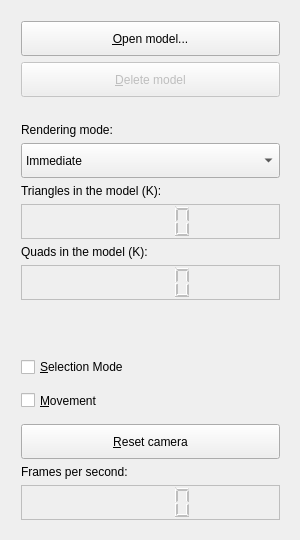
       <widget class="QWidget" name="mainTab">
        <attribute name="title">
         <string>Main</string>
        </attribute>
        <widget class="QWidget" name="verticalLayoutWidget_6">
         <property name="geometry">
          <rect>
           <x>10</x>
           <y>10</y>
           <width>281</width>
           <height>521</height>
          </rect>
         </property>
         <layout class="QVBoxLayout" name="submenuContainer" stretch="0,0,0,0,0,0,0,0,0,0,0,0,0,0,0">
          <property name="sizeConstraint">
           <enum>QLayout::SetMaximumSize</enum>
          </property>
          <property name="margin">
           <number>11</number>
          </property>
          <item>
           <widget class="QPushButton" name="openModelButton">
            <property name="sizePolicy">
             <sizepolicy hsizetype="Minimum" vsizetype="Minimum">
              <horstretch>0</horstretch>
              <verstretch>0</verstretch>
             </sizepolicy>
            </property>
            <property name="minimumSize">
             <size>
              <width>0</width>
              <height>35</height>
             </size>
            </property>
            <property name="cursor">
             <cursorShape>PointingHandCursor</cursorShape>
            </property>
            <property name="text">
             <string>&amp;Open model...</string>
            </property>
           </widget>
          </item>
          <item>
           <widget class="QPushButton" name="deleteModelButton">
            <property name="enabled">
             <bool>false</bool>
            </property>
            <property name="minimumSize">
             <size>
              <width>0</width>
              <height>35</height>
             </size>
            </property>
            <property name="cursor">
             <cursorShape>PointingHandCursor</cursorShape>
            </property>
            <property name="text">
             <string>&amp;Delete model</string>
            </property>
           </widget>
          </item>
          <item>
           <spacer name="verticalSpacer">
            <property name="orientation">
             <enum>Qt::Vertical</enum>
            </property>
            <property name="sizeType">
             <enum>QSizePolicy::Minimum</enum>
            </property>
            <property name="sizeHint" stdset="0">
             <size>
              <width>20</width>
              <height>20</height>
             </size>
            </property>
           </spacer>
          </item>
          <item>
           <widget class="QLabel" name="renderingModeLabel">
            <property name="text">
             <string>Rendering mode:</string>
            </property>
           </widget>
          </item>
          <item>
           <widget class="QComboBox" name="renderingModeSelector">
            <property name="sizePolicy">
             <sizepolicy hsizetype="Minimum" vsizetype="Minimum">
              <horstretch>0</horstretch>
              <verstretch>0</verstretch>
             </sizepolicy>
            </property>
            <property name="minimumSize">
             <size>
              <width>0</width>
              <height>35</height>
             </size>
            </property>
            <property name="cursor">
             <cursorShape>PointingHandCursor</cursorShape>
            </property>
            <property name="currentIndex">
             <number>0</number>
            </property>
            <property name="maxVisibleItems">
             <number>3</number>
            </property>
            <item>
             <property name="text">
              <string>Immediate</string>
             </property>
            </item>
            <item>
             <property name="text">
              <string>Display List</string>
             </property>
            </item>
            <item>
             <property name="text">
              <string>Vertex Arrays</string>
             </property>
            </item>
           </widget>
          </item>
          <item>
           <widget class="QLabel" name="trianglesLabel">
            <property name="text">
             <string>Triangles in the model (K):</string>
            </property>
           </widget>
          </item>
          <item>
           <widget class="QLCDNumber" name="trianglesLCD">
            <property name="enabled">
             <bool>false</bool>
            </property>
            <property name="minimumSize">
             <size>
              <width>0</width>
              <height>35</height>
             </size>
            </property>
            <property name="font">
             <font>
              <pointsize>6</pointsize>
             </font>
            </property>
            <property name="frameShadow">
             <enum>QFrame::Plain</enum>
            </property>
            <property name="segmentStyle">
             <enum>QLCDNumber::Filled</enum>
            </property>
           </widget>
          </item>
          <item>
           <widget class="QLabel" name="quadsLabel">
            <property name="text">
             <string>Quads in the model (K):</string>
            </property>
           </widget>
          </item>
          <item>
           <widget class="QLCDNumber" name="quadsLCD">
            <property name="enabled">
             <bool>false</bool>
            </property>
            <property name="minimumSize">
             <size>
              <width>0</width>
              <height>35</height>
             </size>
            </property>
            <property name="font">
             <font>
              <pointsize>6</pointsize>
             </font>
            </property>
            <property name="frameShadow">
             <enum>QFrame::Plain</enum>
            </property>
            <property name="segmentStyle">
             <enum>QLCDNumber::Filled</enum>
            </property>
           </widget>
          </item>
          <item>
           <spacer name="verticalSpacer_2">
            <property name="orientation">
             <enum>Qt::Vertical</enum>
            </property>
            <property name="sizeHint" stdset="0">
             <size>
              <width>20</width>
              <height>365</height>
             </size>
            </property>
           </spacer>
          </item>
          <item>
           <widget class="QCheckBox" name="selectionModeBox">
            <property name="cursor">
             <cursorShape>PointingHandCursor</cursorShape>
            </property>
            <property name="text">
             <string>&amp;Selection Mode</string>
            </property>
           </widget>
          </item>
          <item>
           <widget class="QCheckBox" name="movementCheckbox">
            <property name="minimumSize">
             <size>
              <width>0</width>
              <height>35</height>
             </size>
            </property>
            <property name="cursor">
             <cursorShape>PointingHandCursor</cursorShape>
            </property>
            <property name="text">
             <string>&amp;Movement</string>
            </property>
           </widget>
          </item>
          <item>
           <widget class="QPushButton" name="resetButton">
            <property name="sizePolicy">
             <sizepolicy hsizetype="Minimum" vsizetype="Minimum">
              <horstretch>0</horstretch>
              <verstretch>0</verstretch>
             </sizepolicy>
            </property>
            <property name="minimumSize">
             <size>
              <width>0</width>
              <height>35</height>
             </size>
            </property>
            <property name="cursor">
             <cursorShape>PointingHandCursor</cursorShape>
            </property>
            <property name="text">
             <string>&amp;Reset camera</string>
            </property>
           </widget>
          </item>
          <item>
           <widget class="QLabel" name="framerateLabel">
            <property name="text">
             <string>Frames per second:</string>
            </property>
           </widget>
          </item>
          <item>
           <widget class="QLCDNumber" name="framerateLCD">
            <property name="enabled">
             <bool>false</bool>
            </property>
            <property name="minimumSize">
             <size>
              <width>0</width>
              <height>35</height>
             </size>
            </property>
            <property name="font">
             <font>
              <pointsize>6</pointsize>
             </font>
            </property>
            <property name="frameShadow">
             <enum>QFrame::Plain</enum>
            </property>
            <property name="segmentStyle">
             <enum>QLCDNumber::Filled</enum>
            </property>
           </widget>
          </item>
         </layout>
        </widget>
       </widget>
